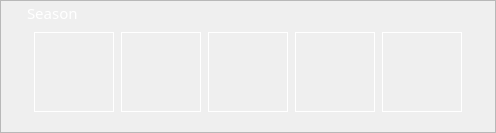
                        <widget class="QFrame" name="frame_11">
                         <property name="frameShape">
                          <enum>QFrame::StyledPanel</enum>
                         </property>
                         <property name="frameShadow">
                          <enum>QFrame::Raised</enum>
                         </property>
                         <layout class="QVBoxLayout" name="verticalLayout_17">
                          <property name="spacing">
                           <number>0</number>
                          </property>
                          <property name="leftMargin">
                           <number>11</number>
                          </property>
                          <property name="topMargin">
                           <number>2</number>
                          </property>
                          <item>
                           <widget class="QLabel" name="label_6">
                            <property name="maximumSize">
                             <size>
                              <width>16777215</width>
                              <height>20</height>
                             </size>
                            </property>
                            <property name="font">
                             <font>
                              <family>Bahnschrift Light</family>
                              <pointsize>11</pointsize>
                             </font>
                            </property>
                            <property name="styleSheet">
                             <string notr="true">color: rgb(255, 255, 255);
padding-left:11px;</string>
                            </property>
                            <property name="text">
                             <string>Season</string>
                            </property>
                           </widget>
                          </item>
                          <item>
                           <widget class="QFrame" name="frame_17">
                            <property name="maximumSize">
                             <size>
                              <width>16777215</width>
                              <height>103</height>
                             </size>
                            </property>
                            <property name="autoFillBackground">
                             <bool>false</bool>
                            </property>
                            <property name="styleSheet">
                             <string notr="true">border-left:1px solid white;
border-right:1px solid white;</string>
                            </property>
                            <property name="frameShape">
                             <enum>QFrame::NoFrame</enum>
                            </property>
                            <property name="frameShadow">
                             <enum>QFrame::Raised</enum>
                            </property>
                            <layout class="QHBoxLayout" name="horizontalLayout_5">
                             <property name="spacing">
                              <number>7</number>
                             </property>
                             <property name="leftMargin">
                              <number>22</number>
                             </property>
                             <property name="rightMargin">
                              <number>22</number>
                             </property>
                             <item>
                              <widget class="QPushButton" name="btnJahreszeitenAll">
                               <property name="minimumSize">
                                <size>
                                 <width>80</width>
                                 <height>80</height>
                                </size>
                               </property>
                               <property name="maximumSize">
                                <size>
                                 <width>80</width>
                                 <height>80</height>
                                </size>
                               </property>
                               <property name="font">
                                <font>
                                 <family>Bahnschrift Light Condensed</family>
                                 <pointsize>20</pointsize>
                                </font>
                               </property>
                               <property name="cursor">
                                <cursorShape>PointingHandCursor</cursorShape>
                               </property>
                               <property name="focusPolicy">
                                <enum>Qt::ClickFocus</enum>
                               </property>
                               <property name="toolTip">
                                <string>All Seasons</string>
                               </property>
                               <property name="styleSheet">
                                <string notr="true">QPushButton{
border:1px solid white;
}
QPushButton:hover{
background-color:#010f0e ;
}

QPushButton:focus{
background-color:#0b6d63  ;
}

</string>
                               </property>
                               <property name="text">
                                <string/>
                               </property>
                               <property name="icon">
                                <iconset>
                                 <normaloff>../images/Jahreszeiten.png</normaloff>../images/Jahreszeiten.png</iconset>
                               </property>
                               <property name="iconSize">
                                <size>
                                 <width>55</width>
                                 <height>55</height>
                                </size>
                               </property>
                              </widget>
                             </item>
                             <item>
                              <widget class="QPushButton" name="btnFruehling">
                               <property name="minimumSize">
                                <size>
                                 <width>80</width>
                                 <height>80</height>
                                </size>
                               </property>
                               <property name="maximumSize">
                                <size>
                                 <width>80</width>
                                 <height>80</height>
                                </size>
                               </property>
                               <property name="cursor">
                                <cursorShape>PointingHandCursor</cursorShape>
                               </property>
                               <property name="toolTip">
                                <string>Spring</string>
                               </property>
                               <property name="styleSheet">
                                <string notr="true">QPushButton{
border:1px solid white;
}
QPushButton:hover{
background-color:#010f0e ;
}

QPushButton:focus{
background-color:#0b6d63  ;
}

</string>
                               </property>
                               <property name="text">
                                <string/>
                               </property>
                               <property name="icon">
                                <iconset>
                                 <normaloff>../images/Astrology-Spring-icon.png</normaloff>../images/Astrology-Spring-icon.png</iconset>
                               </property>
                               <property name="iconSize">
                                <size>
                                 <width>55</width>
                                 <height>55</height>
                                </size>
                               </property>
                              </widget>
                             </item>
                             <item>
                              <widget class="QPushButton" name="btnSommer">
                               <property name="minimumSize">
                                <size>
                                 <width>80</width>
                                 <height>80</height>
                                </size>
                               </property>
                               <property name="maximumSize">
                                <size>
                                 <width>80</width>
                                 <height>80</height>
                                </size>
                               </property>
                               <property name="cursor">
                                <cursorShape>PointingHandCursor</cursorShape>
                               </property>
                               <property name="toolTip">
                                <string>Summer</string>
                               </property>
                               <property name="styleSheet">
                                <string notr="true">QPushButton{
border:1px solid white;
}

QPushButton:hover{
background-color:#010f0e ;
}

QPushButton:focus{
background-color:#0b6d63  ;
}

</string>
                               </property>
                               <property name="text">
                                <string/>
                               </property>
                               <property name="icon">
                                <iconset>
                                 <normaloff>../images/Astrology-Summer-icon.png</normaloff>../images/Astrology-Summer-icon.png</iconset>
                               </property>
                               <property name="iconSize">
                                <size>
                                 <width>55</width>
                                 <height>55</height>
                                </size>
                               </property>
                              </widget>
                             </item>
                             <item>
                              <widget class="QPushButton" name="btnHerbst">
                               <property name="minimumSize">
                                <size>
                                 <width>80</width>
                                 <height>80</height>
                                </size>
                               </property>
                               <property name="maximumSize">
                                <size>
                                 <width>80</width>
                                 <height>80</height>
                                </size>
                               </property>
                               <property name="cursor">
                                <cursorShape>PointingHandCursor</cursorShape>
                               </property>
                               <property name="toolTip">
                                <string>Autumn</string>
                               </property>
                               <property name="styleSheet">
                                <string notr="true">QPushButton{
border:1px solid white;
}
QPushButton:hover{
background-color:#010f0e ;
}

QPushButton:focus{
background-color:#0b6d63  ;
}

</string>
                               </property>
                               <property name="text">
                                <string/>
                               </property>
                               <property name="icon">
                                <iconset>
                                 <normaloff>../images/Astrology-Autumn-icon.png</normaloff>../images/Astrology-Autumn-icon.png</iconset>
                               </property>
                               <property name="iconSize">
                                <size>
                                 <width>55</width>
                                 <height>55</height>
                                </size>
                               </property>
                              </widget>
                             </item>
                             <item>
                              <widget class="QPushButton" name="btnWinter">
                               <property name="minimumSize">
                                <size>
                                 <width>80</width>
                                 <height>80</height>
                                </size>
                               </property>
                               <property name="maximumSize">
                                <size>
                                 <width>80</width>
                                 <height>80</height>
                                </size>
                               </property>
                               <property name="cursor">
                                <cursorShape>PointingHandCursor</cursorShape>
                               </property>
                               <property name="toolTip">
                                <string>Winter</string>
                               </property>
                               <property name="styleSheet">
                                <string notr="true">QPushButton{
border:1px solid white;
}

QPushButton:hover{
background-color:#010f0e ;
}

QPushButton:focus{
background-color:#0b6d63  ;
}

</string>
                               </property>
                               <property name="text">
                                <string/>
                               </property>
                               <property name="icon">
                                <iconset>
                                 <normaloff>../images/Astrology-Winter-icon.png</normaloff>../images/Astrology-Winter-icon.png</iconset>
                               </property>
                               <property name="iconSize">
                                <size>
                                 <width>55</width>
                                 <height>55</height>
                                </size>
                               </property>
                              </widget>
                             </item>
                            </layout>
                           </widget>
                          </item>
                         </layout>
                        </widget>
